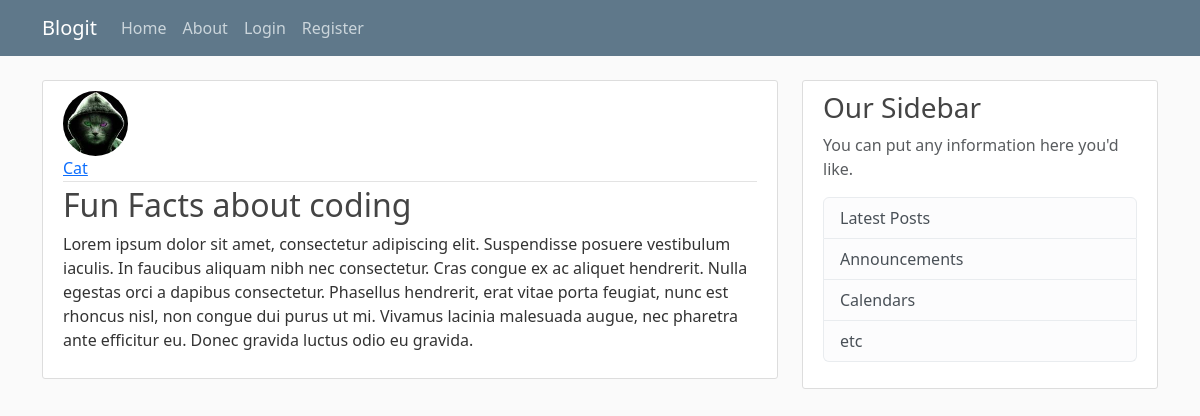
Screenshot of /post/3 with the database file from the repository.
### flaskblog/models.py (models this page shows, shortened)
class User(db.Model, UserMixin):
    id = db.Column(db.Integer, primary_key=True)
    username = db.Column(db.String(20), unique=True, nullable=False)
    email = db.Column(db.String(120), unique=True, nullable=False)
    image_file = db.Column(db.String(20), nullable=False, default='default.jpg')
    password = db.Column(db.String(60), nullable=False)
    posts = db.relationship('Post', backref='author', lazy=True)

class Post(db.Model):
    id = db.Column(db.Integer, primary_key=True)
    title = db.Column(db.String(100), nullable=False)
    date_posted = db.Column(db.DateTime, nullable=False, default=datetime.utcnow)
    content = db.Column(db.Text, nullable=False)
    user_id = db.Column(db.String, db.ForeignKey('user.id'), nullable=False)

### flaskblog/routes.py (the view)
@app.route("/post/<int:post_id>")
def post(post_id):
    post = Post.query.get_or_404(post_id)
    return render_template('post.html', title='post.title', post=post)

### flaskblog/templates/post.html (shortened to what this page needs)
{% extends "layout.html" %}
{% block content %}
    <article class="media content-section">
        <img class="rounded-circle article-img" src="{{ url_for('static', filename='profile_pics/' + post.author.image_file) }}">
        <div class="media-body">
            <div class="article-metadata">
                <a class="mr-2" href="#">{{ post.author.username }}</a>
            </div>
            <h2 class="article-title">{{ post.title }}</h2>
            <p class="article-content">{{ post.content }}</p>
        </div>
    </article>
{% endblock %}

### flaskblog/static/main.css (style rules this page uses)
body { background: #fafafa; color: #333333; margin-top: 5rem; }
h1, h2, h3, h4, h5, h6 { color: #444444; }
.content-section { background: #ffffff; padding: 10px 20px; border: 1px solid #dddddd; border-radius: 3px; margin-bottom: 20px; }
.article-title { color: #444444; }
.article-content { white-space: pre-line; }
.article-img { height: 65px; width: 65px; margin-right: 16px; }
.article-metadata { padding-bottom: 1px; margin-bottom: 4px; border-bottom: 1px solid #e3e3e3 }

### rows the page displays
User: image_file (picture), author.username "Cat"
Post: title "Fun Facts about coding", content "Lorem ipsum dolor sit amet, consectetur adipiscing elit. Suspendisse posuere vestibulum iaculis. In faucibus aliquam nibh nec consectetur. Cras congue ex ac aliquet hendrerit. Nulla egestas orci a dapibus consectetur. Phasellus hendrerit, erat vitae porta feugiat, nunc est rhoncus nisl, non congue dui purus ut mi. Vivamus lacinia malesuada augue, nec pharetra ante efficitur eu. Donec gravida luctus odio eu gravida."
